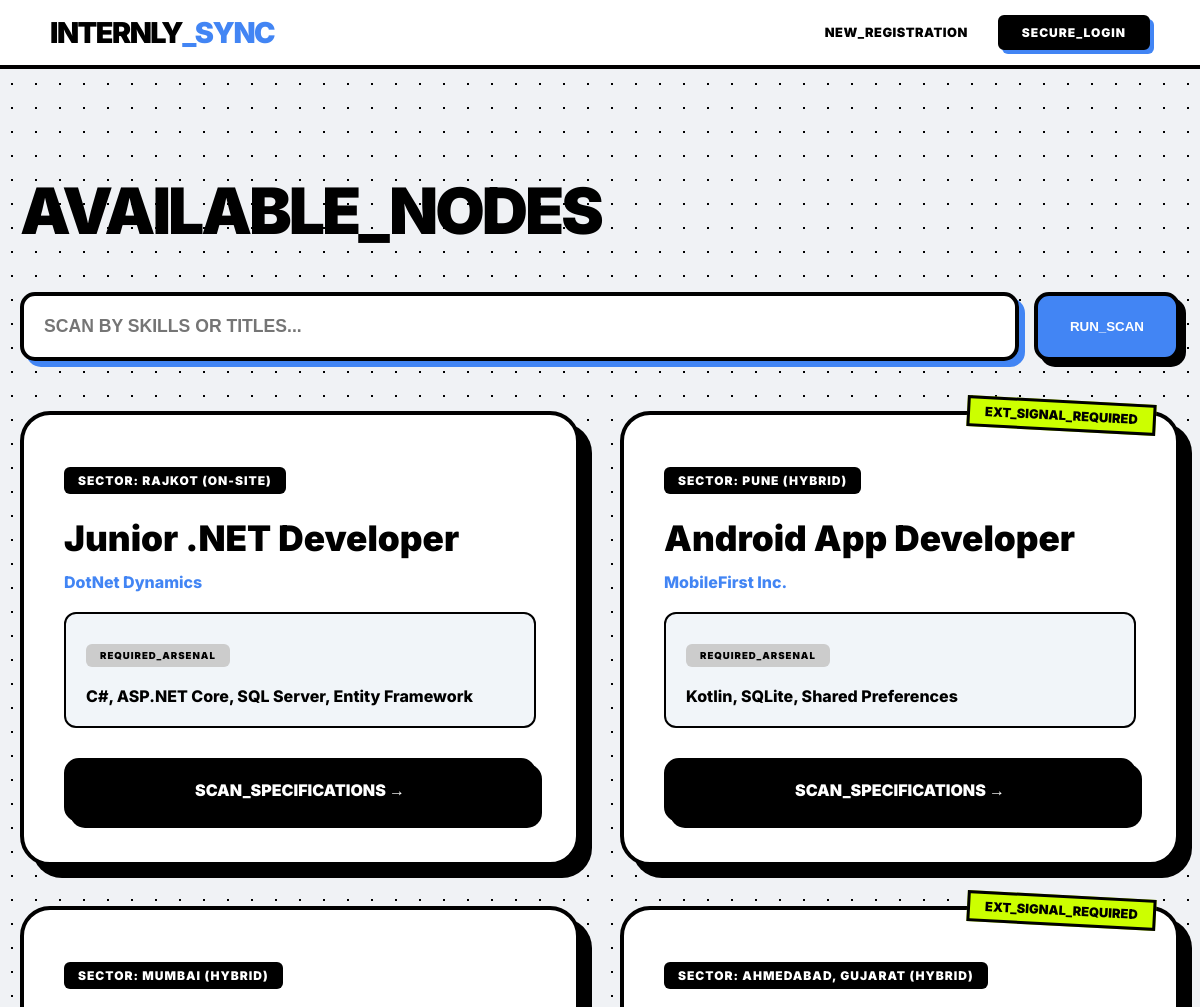
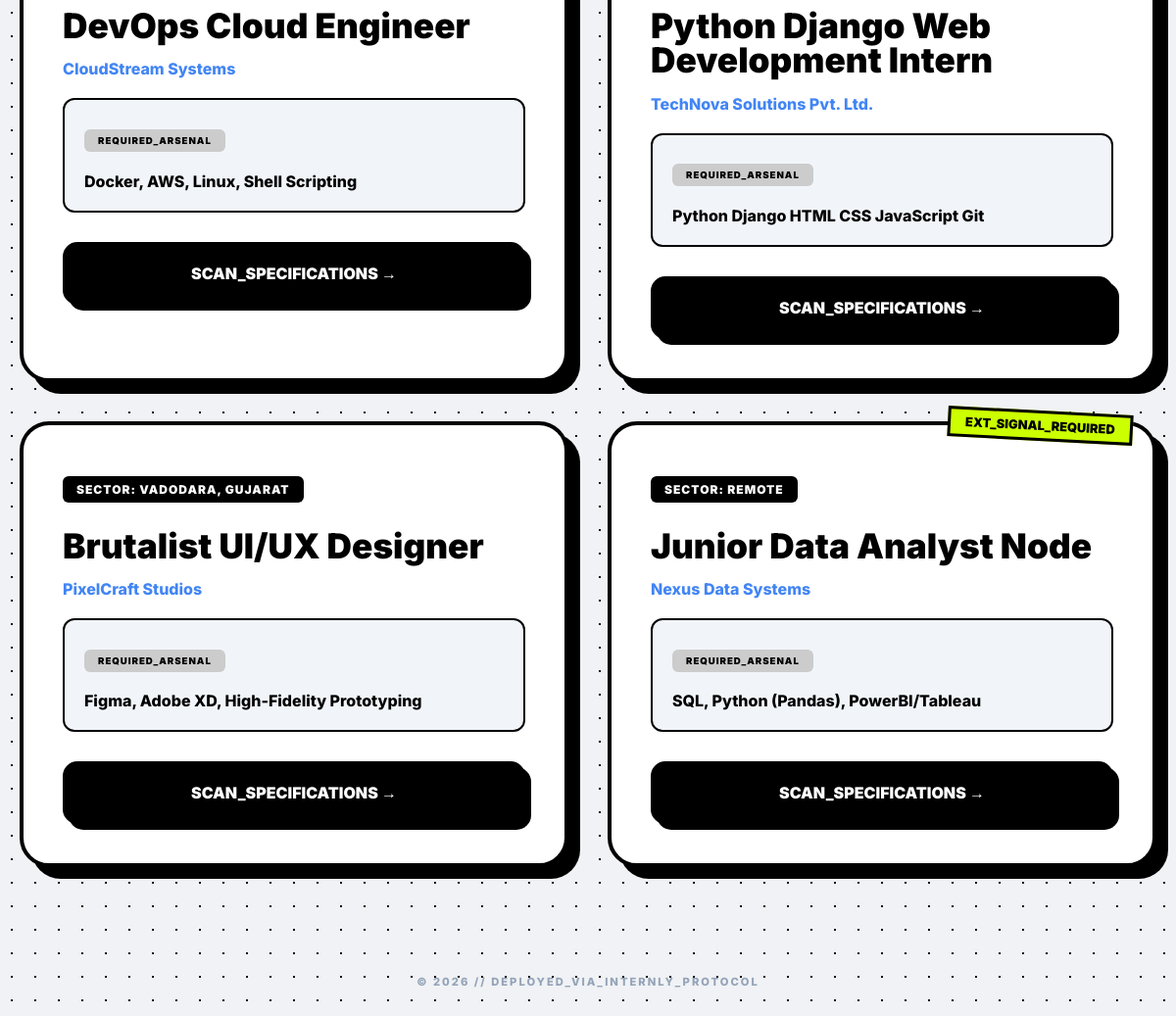
Screenshot of /internships/ with the database file from the repository (2 pictures, top to bottom).
### management/models.py (models this page shows, shortened)
class Internship(models.Model):
    faculty = models.ForeignKey(User, on_delete=models.CASCADE, related_name='posted_internships')
    title = models.CharField(max_length=200)
    company_name = models.CharField(max_length=200, default="Institutional Dept")
    stipend = models.CharField(max_length=100, blank=True, null=True)
    external_apply_link = models.URLField(blank=True, null=True)
    description = models.TextField()
    required_skills = models.TextField()
    location = models.CharField(max_length=100, default="Remote")
    deadline = models.DateTimeField()
    created_at = models.DateTimeField(auto_now_add=True)

### management/views.py (the view)
# urls.py: path('internships/', views.internship_list, name='internship_list'),
def internship_list(request):
    query = request.GET.get('q') # Captures the search input
    if query:
        nodes = Internship.objects.filter(
            Q(title__icontains=query) | Q(required_skills__icontains=query)
        ).order_by('-created_at')
    else:
        nodes = Internship.objects.all().order_by('-created_at')
    return render(request, 'management/internship_list.html', {'internships': nodes})

### management/templates/management/internship_list.html
{% extends 'management/base.html' %}
{% block content %}
<div style="max-width: 1300px; margin: 0 auto; padding: 60px 20px;">
    <div style="margin-bottom: 50px;">
        <h1 style="font-size: 4rem; font-weight: 950; letter-spacing: -3px;">AVAILABLE_NODES</h1>
        <form method="GET" style="display: flex; gap: 15px;">
            <input type="text" name="q" value="{{ request.GET.q }}" placeholder="SCAN BY SKILLS OR TITLES..."
                   style="flex: 1; border: 4px solid black; padding: 20px; border-radius: 15px; font-weight: 800; font-size: 1.1rem; box-shadow: 6px 6px 0px var(--sync-blue);">
            <button type="submit" class="sync-btn">Run_Scan</button>
        </form>
    </div>
    <div style="display: grid; grid-template-columns: repeat(auto-fill, minmax(400px, 1fr)); gap: 40px;">
        {% for node in internships %}
        <div class="brutalist-card" style="position: relative;">
            {% if node.external_apply_link %}
            <div style="position: absolute; top: -15px; right: 20px; background: var(--sync-neon); border: 3px solid black; padding: 5px 15px; font-weight: 900; transform: rotate(3deg); font-size: 0.8rem;">EXT_SIGNAL_REQUIRED</div>
            {% endif %}
            <p class="industrial-label">Sector: {{ node.location }}</p>
            <h2 style="font-size: 2.2rem; font-weight: 950; margin: 15px 0; line-height: 1;">{{ node.title }}</h2>
            <p style="font-weight: 800; color: var(--sync-blue); margin-bottom: 20px;">{{ node.company_name }}</p>
            <div style="background: #f1f5f9; padding: 20px; border-radius: 12px; border: 2px solid black;">
                <p class="industrial-label" style="background: #ccc; color: black; font-size: 0.6rem;">Required_Arsenal</p>
                <p style="font-weight: 800; margin: 10px 0 0;">{{ node.required_skills }}</p>
            </div>
            <a href="{% url 'internship_detail' node.pk %}" class="sync-btn" style="display: block; text-align: center; margin-top: 30px; background: var(--sync-border);">Scan_Specifications →</a>
        </div>
        {% endfor %}
    </div>
</div>
{% endblock %}

### management/templates/management/base.html (style rules this page uses)
:root { --sync-blue: #4285f4; --sync-neon: #ccff00; --sync-red: #ef4444; --sync-bg: #f0f2f5; --sync-border: #000000; }
body { background-color: var(--sync-bg); background-image: radial-gradient(var(--sync-border) 0.8px, transparent 0.8px); background-size: 24px 24px; font-family: 'Inter', sans-serif; margin: 0; color: var(--sync-border); }
.brutalist-card { background: white; border: 4px solid var(--sync-border); border-radius: 30px; box-shadow: 12px 12px 0px var(--sync-border); padding: 40px; }
.industrial-label { display: inline-block; background: var(--sync-border); color: white; padding: 6px 14px; font-weight: 900; text-transform: uppercase; font-size: 0.75rem; border-radius: 6px; letter-spacing: 1px; }
.sync-btn { background: var(--sync-blue); color: white; border: 4px solid var(--sync-border); padding: 18px 32px; border-radius: 15px; font-weight: 900; text-transform: uppercase; text-decoration: none; box-shadow: 6px 6px 0px var(--sync-border); transition: all 0.1s; display: inline-block; cursor: pointer; }

### rows the page displays
Internship: location "RAJKOT (ON-SITE)", title "Junior .NET Developer", company_name "DotNet Dynamics", required_skills "C#, ASP.NET Core, SQL Server, Entity Framework"
Internship: shows "EXT_SIGNAL_REQUIRED", location "PUNE (HYBRID)", title "Android App Developer", company_name "MobileFirst Inc.", required_skills "Kotlin, SQLite, Shared Preferences"
Internship: location "MUMBAI (HYBRID)", title "DevOps Cloud Engineer", company_name "CloudStream Systems", required_skills "Docker, AWS, Linux, Shell Scripting"
Internship: shows "EXT_SIGNAL_REQUIRED", location "AHMEDABAD, GUJARAT (HYBRID)", title "Python Django Web Development Intern", company_name "TechNova Solutions Pvt. Ltd.", required_skills "Python Django HTML CSS JavaScript Git"
Internship: location "VADODARA, GUJARAT", title "Brutalist UI/UX Designer", company_name "PixelCraft Studios", required_skills "Figma, Adobe XD, High-Fidelity Prototyping"
Internship: shows "EXT_SIGNAL_REQUIRED", location "REMOTE", title "Junior Data Analyst Node", company_name "Nexus Data Systems", required_skills "SQL, Python (Pandas), PowerBI/Tableau"
